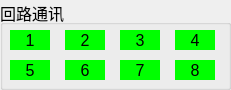
  <widget class="QGroupBox" name="groupBox_com">
   <property name="geometry">
    <rect>
     <x>875</x>
     <y>285</y>
     <width>231</width>
     <height>90</height>
    </rect>
   </property>
   <property name="font">
    <font>
     <pointsize>12</pointsize>
    </font>
   </property>
   <property name="title">
    <string>回路通讯</string>
   </property>
   <widget class="QLabel" name="m_loopc8">
    <property name="geometry">
     <rect>
      <x>175</x>
      <y>60</y>
      <width>40</width>
      <height>20</height>
     </rect>
    </property>
    <property name="font">
     <font>
      <pointsize>12</pointsize>
     </font>
    </property>
    <property name="layoutDirection">
     <enum>Qt::LeftToRight</enum>
    </property>
    <property name="styleSheet">
     <string notr="true">background-color: rgb(0,255,0);</string>
    </property>
    <property name="text">
     <string>8</string>
    </property>
    <property name="alignment">
     <set>Qt::AlignCenter</set>
    </property>
   </widget>
   <widget class="QLabel" name="m_loopc2">
    <property name="geometry">
     <rect>
      <x>65</x>
      <y>30</y>
      <width>40</width>
      <height>20</height>
     </rect>
    </property>
    <property name="font">
     <font>
      <pointsize>12</pointsize>
     </font>
    </property>
    <property name="layoutDirection">
     <enum>Qt::LeftToRight</enum>
    </property>
    <property name="styleSheet">
     <string notr="true">background-color: rgb(0,255,0);</string>
    </property>
    <property name="text">
     <string>2</string>
    </property>
    <property name="alignment">
     <set>Qt::AlignCenter</set>
    </property>
   </widget>
   <widget class="QLabel" name="m_loopc6">
    <property name="geometry">
     <rect>
      <x>65</x>
      <y>60</y>
      <width>40</width>
      <height>20</height>
     </rect>
    </property>
    <property name="font">
     <font>
      <pointsize>12</pointsize>
     </font>
    </property>
    <property name="layoutDirection">
     <enum>Qt::LeftToRight</enum>
    </property>
    <property name="styleSheet">
     <string notr="true">background-color: rgb(0,255,0);</string>
    </property>
    <property name="text">
     <string>6</string>
    </property>
    <property name="alignment">
     <set>Qt::AlignCenter</set>
    </property>
   </widget>
   <widget class="QLabel" name="m_loopc7">
    <property name="geometry">
     <rect>
      <x>120</x>
      <y>60</y>
      <width>40</width>
      <height>20</height>
     </rect>
    </property>
    <property name="font">
     <font>
      <pointsize>12</pointsize>
     </font>
    </property>
    <property name="layoutDirection">
     <enum>Qt::LeftToRight</enum>
    </property>
    <property name="styleSheet">
     <string notr="true">background-color: rgb(0,255,0);</string>
    </property>
    <property name="text">
     <string>7</string>
    </property>
    <property name="alignment">
     <set>Qt::AlignCenter</set>
    </property>
   </widget>
   <widget class="QLabel" name="m_loopc1">
    <property name="geometry">
     <rect>
      <x>10</x>
      <y>30</y>
      <width>40</width>
      <height>20</height>
     </rect>
    </property>
    <property name="font">
     <font>
      <pointsize>12</pointsize>
     </font>
    </property>
    <property name="layoutDirection">
     <enum>Qt::LeftToRight</enum>
    </property>
    <property name="styleSheet">
     <string notr="true">background-color: rgb(0,255,0);</string>
    </property>
    <property name="text">
     <string>1</string>
    </property>
    <property name="alignment">
     <set>Qt::AlignCenter</set>
    </property>
   </widget>
   <widget class="QLabel" name="m_loopc5">
    <property name="geometry">
     <rect>
      <x>10</x>
      <y>60</y>
      <width>40</width>
      <height>20</height>
     </rect>
    </property>
    <property name="font">
     <font>
      <pointsize>12</pointsize>
     </font>
    </property>
    <property name="layoutDirection">
     <enum>Qt::LeftToRight</enum>
    </property>
    <property name="styleSheet">
     <string notr="true">background-color: rgb(0,255,0);</string>
    </property>
    <property name="text">
     <string>5</string>
    </property>
    <property name="alignment">
     <set>Qt::AlignCenter</set>
    </property>
   </widget>
   <widget class="QLabel" name="m_loopc3">
    <property name="geometry">
     <rect>
      <x>120</x>
      <y>30</y>
      <width>40</width>
      <height>20</height>
     </rect>
    </property>
    <property name="font">
     <font>
      <pointsize>12</pointsize>
     </font>
    </property>
    <property name="layoutDirection">
     <enum>Qt::LeftToRight</enum>
    </property>
    <property name="styleSheet">
     <string notr="true">background-color: rgb(0,255,0);</string>
    </property>
    <property name="text">
     <string>3</string>
    </property>
    <property name="alignment">
     <set>Qt::AlignCenter</set>
    </property>
   </widget>
   <widget class="QLabel" name="m_loopc4">
    <property name="geometry">
     <rect>
      <x>175</x>
      <y>30</y>
      <width>40</width>
      <height>20</height>
     </rect>
    </property>
    <property name="font">
     <font>
      <pointsize>12</pointsize>
     </font>
    </property>
    <property name="layoutDirection">
     <enum>Qt::LeftToRight</enum>
    </property>
    <property name="styleSheet">
     <string notr="true">background-color: rgb(0,255,0);</string>
    </property>
    <property name="text">
     <string>4</string>
    </property>
    <property name="alignment">
     <set>Qt::AlignCenter</set>
    </property>
   </widget>
  </widget>
